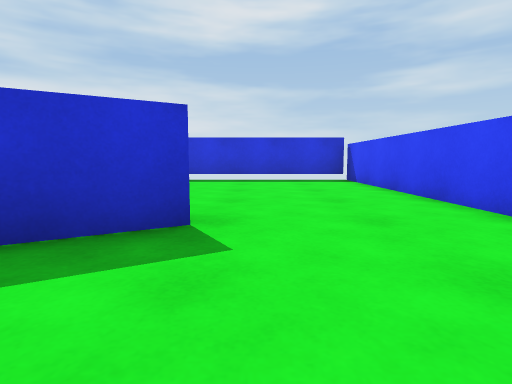
[1] (above)

18 first-person views from a walk through a 3-D level made in the Unity game engine. The camera is 0.55 m above the floor, tilts 6° down and sees 80° across. The floor is counted in squares, 1 m on a side. Each view is taken from the middle of a square. On the plan, view 1 faces up. The plan holds only what a view shows up to about 9 squares ahead; the rest is blank.

[2]
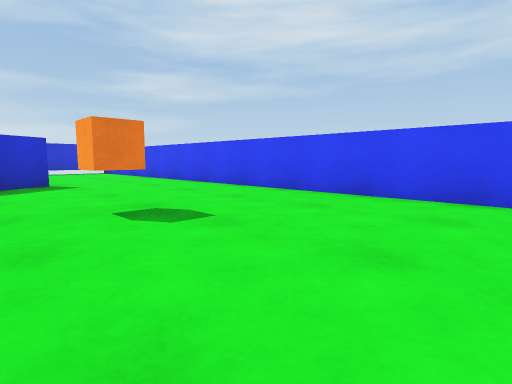

[3]
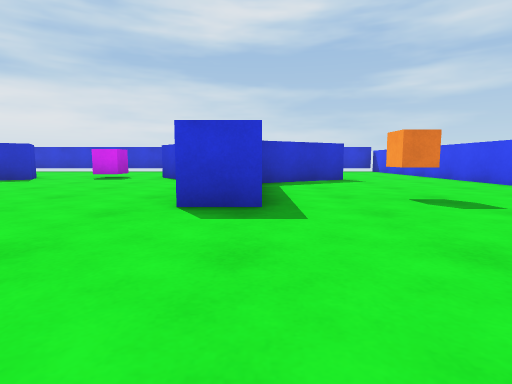

[4]
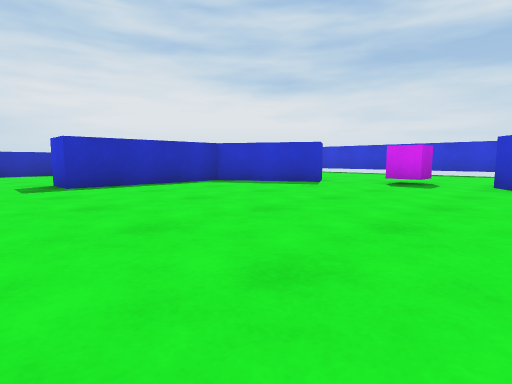

[5]
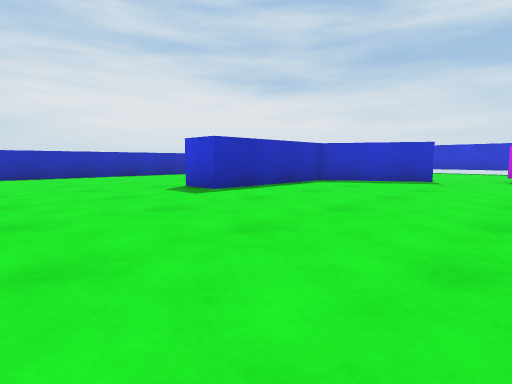

[6]
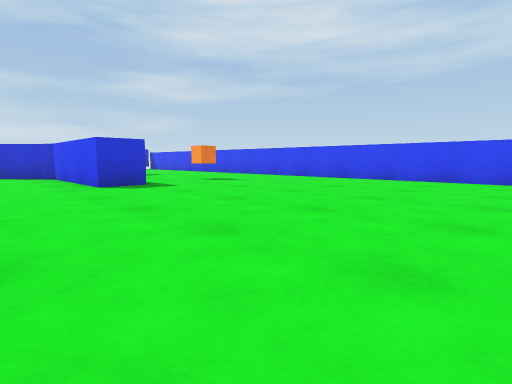

[7]
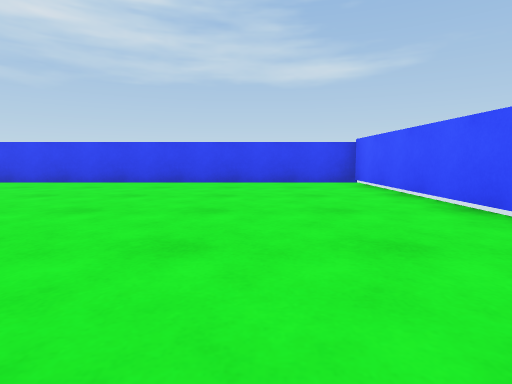

[8]
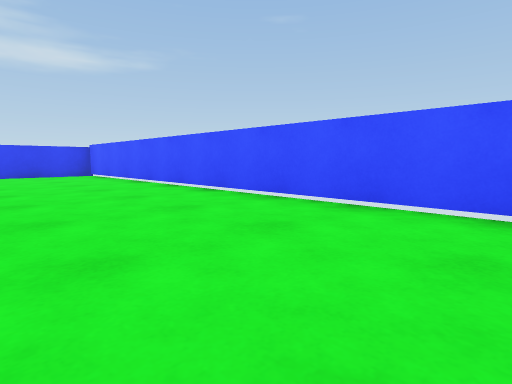

[9]
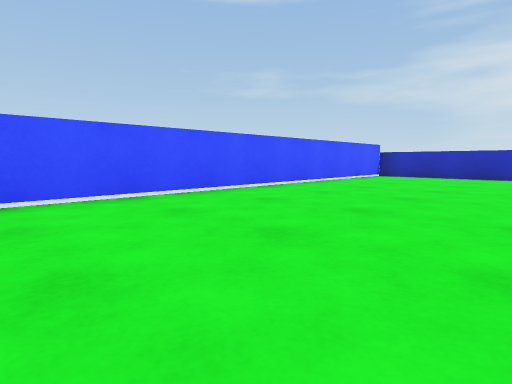

[10]
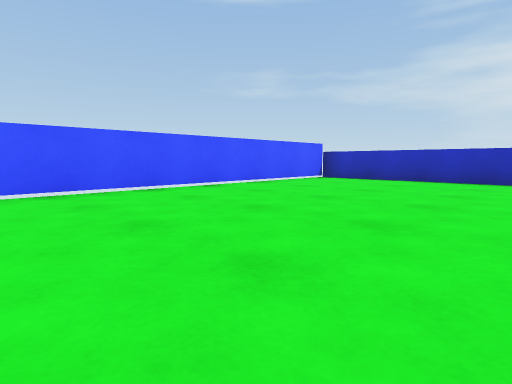

[11]
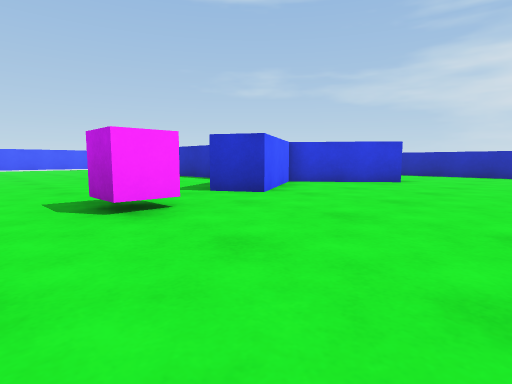

[12]
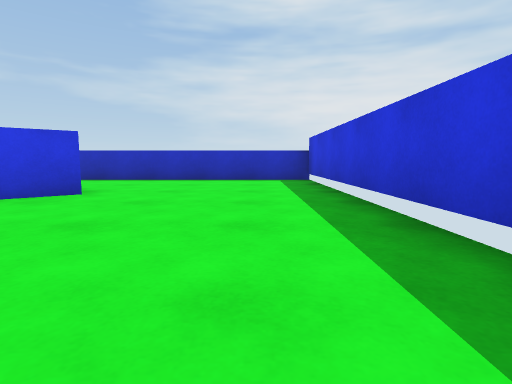

[13]
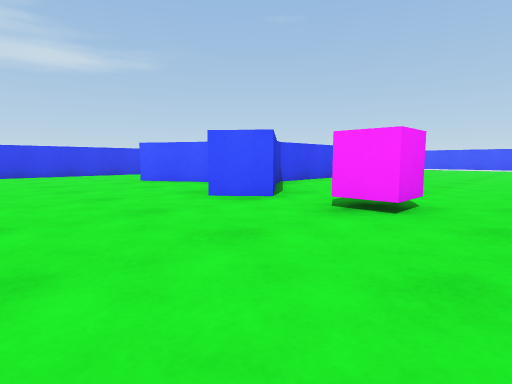

[14]
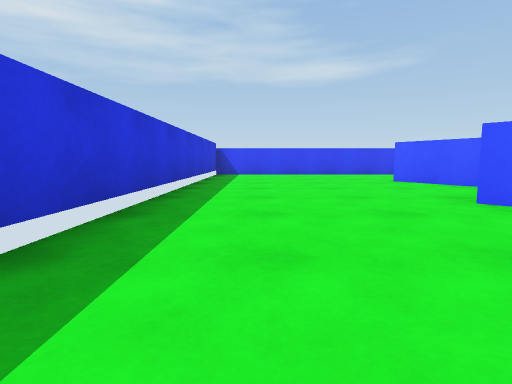

[15]
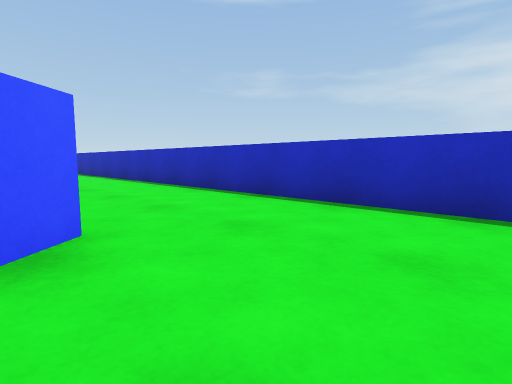

[16]
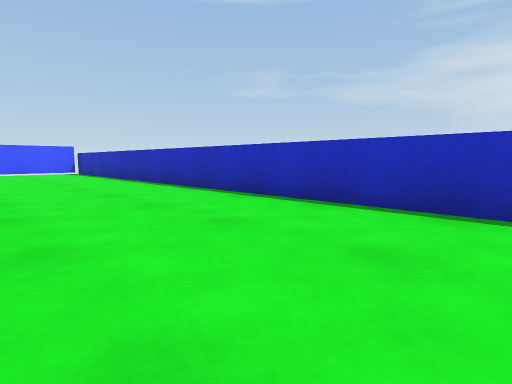

[17]
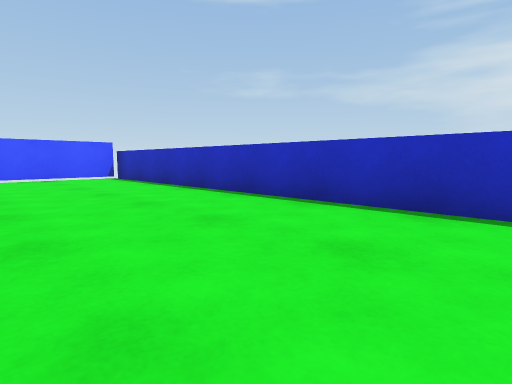

[18]
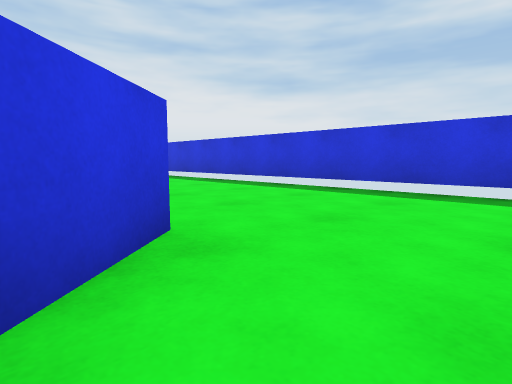

### Floor plan
Points are (right, up) in squares from view 1. A wall is a line through its corners. A room is listed if a view was taken in it or the views show most of it. See-through windows are left out.
Room 1 (views 1, 2, 3, 4, 5, 6, 7, 8, 9, 10, 11, 12, 13, 14, 15, 16, 17, 18)
walls: (-2.9, -2.5) (-3.9, -2.5) (-3.9, 1) (-4.2, 1.5) (-5.9, 3.6) (-5.2, 4.2) (-4.2, 3.1); (-2.8, 2.4) (-1, 3.5); (-13.9, 4.2) (-12.1, 2.1) (-9.8, 3.4) (-9.3, 2.6) (-11.6, 1.2) (-11.6, -2.5) (-12.8, -2.5); (-14.7, 3.5) (-14.1, 4); (-0.5, 2.6) (-3, 1.2); (-17.6, -11.4) (2.5, -11.4) (2.5, 8.5) (-17.6, 8.5) (-17.6, -11.4)
ways out: gap at (-6, 3)
objects: purple cube (-8, 3) to (-7, 4); orange cube (-1, -2)

Positions as (right, up) in squares from view 1, and headings:
1: (0, 0), facing up
2: (-2, -5), facing up-right
3: (-3, -6), facing up
4: (-5, -4), facing up-left
5: (-7, -6), facing up-left
6: (-6, -9), facing up-right
7: (-5, -9), facing right
8: (-9, -8), facing down-right
9: (-7, -7), facing down-left
10: (-9, -6), facing down-left
11: (-6, 7), facing down-left
12: (-9, 7), facing left
13: (-9, 7), facing down-right
14: (-9, 7), facing right
15: (-14, 6), facing down-left
16: (-14, 2), facing down-left
17: (-14, -2), facing down-left
18: (-3, 3), facing up-left
